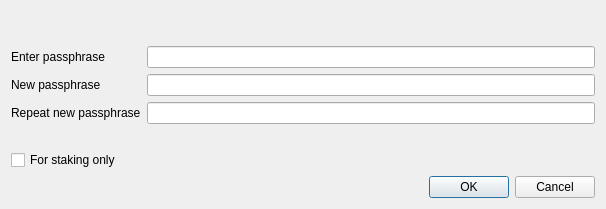
<?xml version="1.0" encoding="UTF-8"?>
<ui version="4.0">
 <class>AskPassphraseDialog</class>
 <widget class="QDialog" name="AskPassphraseDialog">
  <property name="geometry">
   <rect>
    <x>0</x>
    <y>0</y>
    <width>606</width>
    <height>209</height>
   </rect>
  </property>
  <property name="sizePolicy">
   <sizepolicy hsizetype="Preferred" vsizetype="Minimum">
    <horstretch>0</horstretch>
    <verstretch>0</verstretch>
   </sizepolicy>
  </property>
  <property name="minimumSize">
   <size>
    <width>550</width>
    <height>0</height>
   </size>
  </property>
  <property name="windowTitle">
   <string>Passphrase Dialog</string>
  </property>
  <layout class="QVBoxLayout" name="verticalLayout">
   <item>
    <widget class="QLabel" name="warningLabel">
     <property name="textFormat">
      <enum>Qt::RichText</enum>
     </property>
     <property name="wordWrap">
      <bool>true</bool>
     </property>
    </widget>
   </item>
   <item>
    <layout class="QFormLayout" name="formLayout">
     <property name="fieldGrowthPolicy">
      <enum>QFormLayout::AllNonFixedFieldsGrow</enum>
     </property>
     <item row="0" column="0">
      <widget class="QLabel" name="passLabel1">
       <property name="text">
        <string>Enter passphrase</string>
       </property>
      </widget>
     </item>
     <item row="0" column="1">
      <widget class="QLineEdit" name="passEdit1">
       <property name="echoMode">
        <enum>QLineEdit::Password</enum>
       </property>
      </widget>
     </item>
     <item row="1" column="0">
      <widget class="QLabel" name="passLabel2">
       <property name="text">
        <string>New passphrase</string>
       </property>
      </widget>
     </item>
     <item row="1" column="1">
      <widget class="QLineEdit" name="passEdit2">
       <property name="echoMode">
        <enum>QLineEdit::Password</enum>
       </property>
      </widget>
     </item>
     <item row="2" column="0">
      <widget class="QLabel" name="passLabel3">
       <property name="text">
        <string>Repeat new passphrase</string>
       </property>
      </widget>
     </item>
     <item row="2" column="1">
      <widget class="QLineEdit" name="passEdit3">
       <property name="echoMode">
        <enum>QLineEdit::Password</enum>
       </property>
      </widget>
     </item>
     <item row="3" column="1">
      <widget class="QLabel" name="capsLabel">
       <property name="font">
        <font>
         <weight>75</weight>
         <bold>true</bold>
        </font>
       </property>
       <property name="text">
        <string/>
       </property>
       <property name="alignment">
        <set>Qt::AlignCenter</set>
       </property>
      </widget>
     </item>
     <item row="4" column="0">
      <widget class="QCheckBox" name="stakingCheckBox">
       <property name="enabled">
        <bool>true</bool>
       </property>
       <property name="visible">
        <bool>false</bool>
       </property>
       <property name="toolTip">
        <string>Serves to disable the trivial sendmoney when OS account compromised. Provides no real security.</string>
       </property>
       <property name="text">
        <string>For staking only</string>
       </property>
      </widget>
     </item>
    </layout>
   </item>
   <item>
    <widget class="QDialogButtonBox" name="buttonBox">
     <property name="orientation">
      <enum>Qt::Horizontal</enum>
     </property>
     <property name="standardButtons">
      <set>QDialogButtonBox::Cancel|QDialogButtonBox::Ok</set>
     </property>
    </widget>
   </item>
  </layout>
 </widget>
 <resources/>
 <connections>
  <connection>
   <sender>buttonBox</sender>
   <signal>accepted()</signal>
   <receiver>AskPassphraseDialog</receiver>
   <slot>accept()</slot>
   <hints>
    <hint type="sourcelabel">
     <x>248</x>
     <y>254</y>
    </hint>
    <hint type="destinationlabel">
     <x>157</x>
     <y>274</y>
    </hint>
   </hints>
  </connection>
  <connection>
   <sender>buttonBox</sender>
   <signal>rejected()</signal>
   <receiver>AskPassphraseDialog</receiver>
   <slot>reject()</slot>
   <hints>
    <hint type="sourcelabel">
     <x>316</x>
     <y>260</y>
    </hint>
    <hint type="destinationlabel">
     <x>286</x>
     <y>274</y>
    </hint>
   </hints>
  </connection>
 </connections>
</ui>
